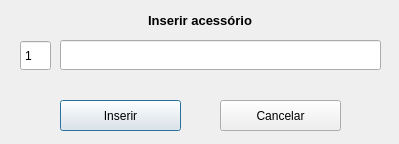
<?xml version="1.0" encoding="UTF-8"?>
<ui version="4.0">
 <class>Dialog</class>
 <widget class="QDialog" name="Dialog">
  <property name="geometry">
   <rect>
    <x>0</x>
    <y>0</y>
    <width>399</width>
    <height>144</height>
   </rect>
  </property>
  <property name="windowTitle">
   <string>Dialog</string>
  </property>
  <widget class="QLabel" name="label">
   <property name="geometry">
    <rect>
     <x>0</x>
     <y>10</y>
     <width>400</width>
     <height>21</height>
    </rect>
   </property>
   <property name="font">
    <font>
     <pointsize>10</pointsize>
     <weight>75</weight>
     <bold>true</bold>
    </font>
   </property>
   <property name="text">
    <string>Inserir acessório</string>
   </property>
   <property name="alignment">
    <set>Qt::AlignCenter</set>
   </property>
  </widget>
  <widget class="QSpinBox" name="inc_acs_qtd">
   <property name="geometry">
    <rect>
     <x>20</x>
     <y>40</y>
     <width>31</width>
     <height>31</height>
    </rect>
   </property>
   <property name="alignment">
    <set>Qt::AlignLeading|Qt::AlignLeft|Qt::AlignVCenter</set>
   </property>
   <property name="buttonSymbols">
    <enum>QAbstractSpinBox::NoButtons</enum>
   </property>
   <property name="minimum">
    <number>1</number>
   </property>
   <property name="maximum">
    <number>999</number>
   </property>
  </widget>
  <widget class="QLineEdit" name="inc_acs_nome">
   <property name="geometry">
    <rect>
     <x>60</x>
     <y>40</y>
     <width>321</width>
     <height>30</height>
    </rect>
   </property>
  </widget>
  <widget class="QPushButton" name="inc_acs">
   <property name="geometry">
    <rect>
     <x>60</x>
     <y>100</y>
     <width>121</width>
     <height>31</height>
    </rect>
   </property>
   <property name="text">
    <string>Inserir</string>
   </property>
  </widget>
  <widget class="QPushButton" name="inc_acs_cancelar">
   <property name="geometry">
    <rect>
     <x>220</x>
     <y>100</y>
     <width>121</width>
     <height>31</height>
    </rect>
   </property>
   <property name="text">
    <string>Cancelar</string>
   </property>
  </widget>
 </widget>
 <resources/>
 <connections/>
</ui>
